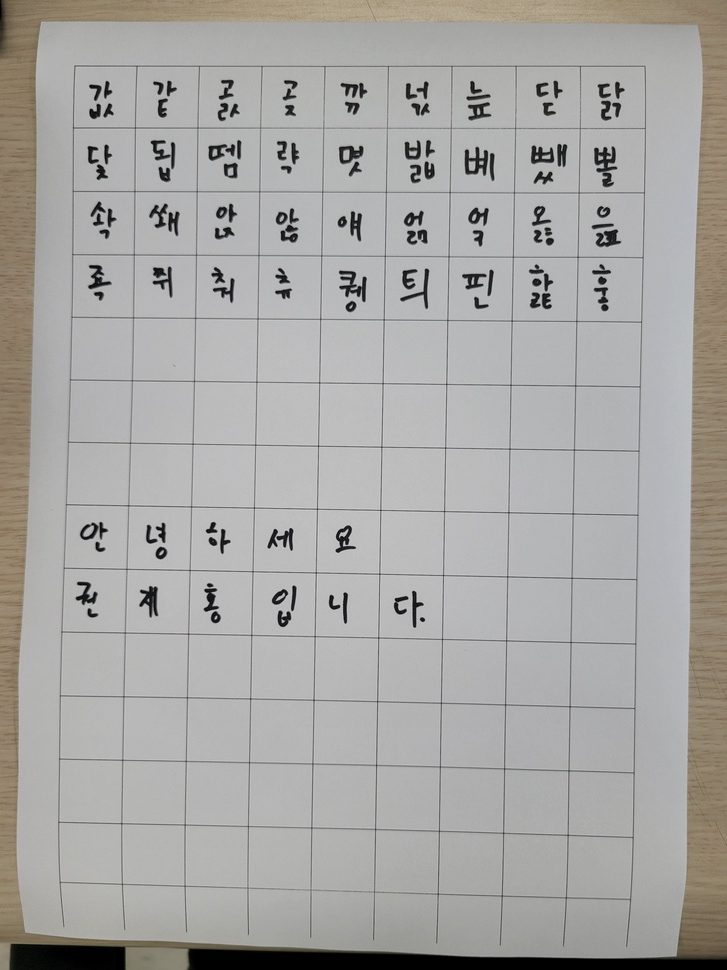
#> input picture 77d79e6b-3b3b-4893-bfe2-a05bc7b5b974.jpg, 727 x 970 px, shrunk from 3024 x 4032 before the run
$ python -i test.py   (imports and definitions only)   (older library calls are emulated)
#> lines starting #> are read from the running program, lines starting #| are printed output that depends on the picture; after the words box and inside, x2 and y2 are one past the last pixel; in counts of white or black regions, pixels touching at a corner belong together
import cv2
import numpy as np
import os
from PIL import Image

work_dir = './'


def table_detection(img_path):
#> called with img_path = '77d79e6b-3b3b-4893-bfe2-a05bc7b5b974.jpg'
    img = cv2.imread(img_path)
#> img is the input picture: shape (970, 727, 3); mean B, G, R 163.9, 166.3, 167.7
    img_gray = cv2.cvtColor(img, cv2.COLOR_BGR2GRAY)
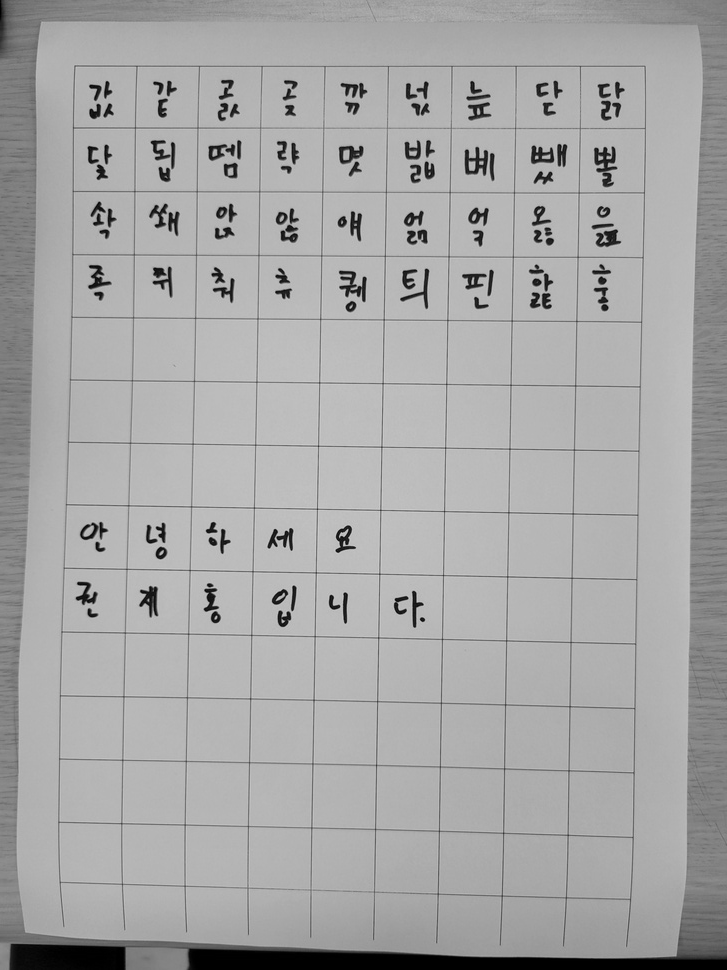
#> img_gray: shape (970, 727); min 0, max 212, mean 166.5
    (thresh, img_bin) = cv2.threshold(img_gray, 128, 255, cv2.THRESH_BINARY | cv2.THRESH_OTSU)
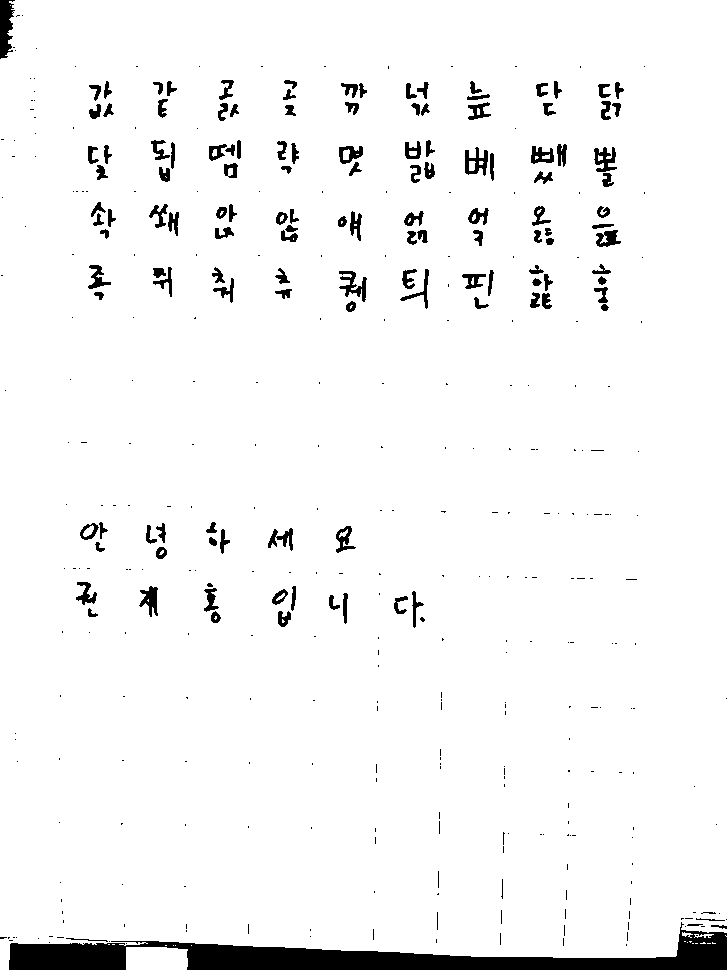
#> img_bin: shape (970, 727); 95.7% white; 415 black regions (277 under 20 px), largest, box (x1, y1, x2, y2) and area: (9, 922, 727, 970) 13502, (0, 0, 15, 59) 623, (339, 271, 367, 302) 359
#> thresh = 103
    img_bin = cv2.bitwise_not(img_bin)

    kernel_length_v = (np.array(img_gray).shape[1]) // 40 # 120
#> kernel_length_v = 18
    vertical_kernel = cv2.getStructuringElement(cv2.MORPH_RECT, (1, kernel_length_v))
#> vertical_kernel = 18 values from 1 to 1
    im_temp1 = cv2.erode(img_bin, vertical_kernel, iterations=3)
#> im_temp1: shape (970, 727); 0.07% white; 9 white regions (6 under 20 px), largest, box (x1, y1, x2, y2) and area: (0, 0, 9, 35) 249, (716, 959, 727, 970) 111, (678, 954, 687, 970) 62
    vertical_lines_img = cv2.dilate(im_temp1, vertical_kernel, iterations=3)
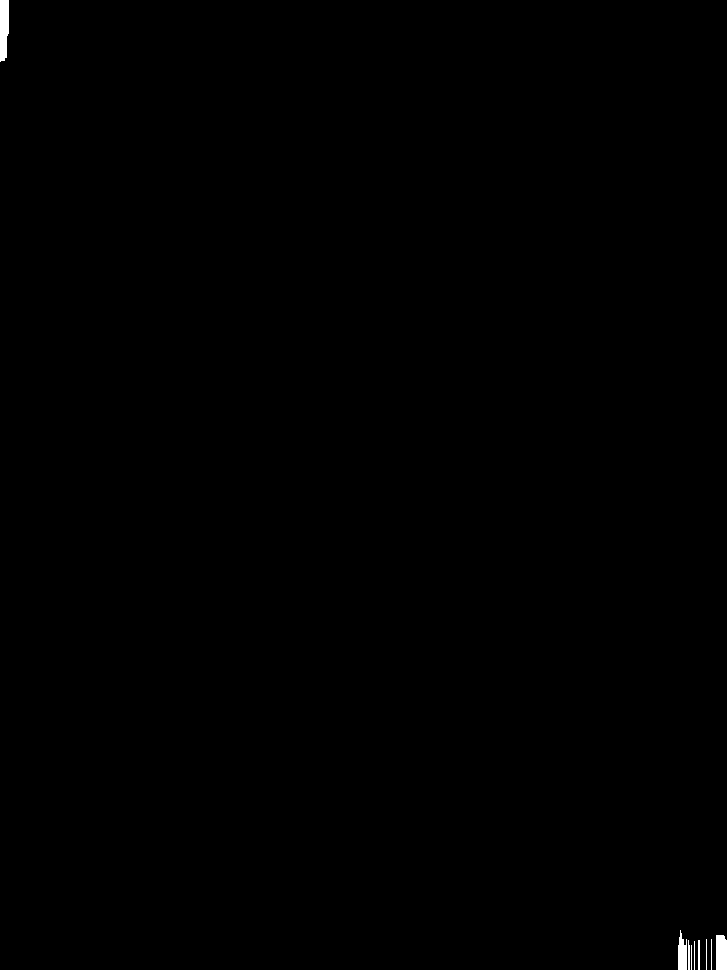
#> vertical_lines_img: shape (970, 727); 0.2% white; 9 white regions, largest, box (x1, y1, x2, y2) and area: (0, 0, 9, 62) 492, (716, 935, 727, 970) 375, (678, 930, 687, 970) 278

    kernel_length_h = (np.array(img_gray).shape[1]) // 40 # 40
#> kernel_length_h = 18
    horizontal_kernel = cv2.getStructuringElement(cv2.MORPH_RECT, (kernel_length_h, 1))
    im_temp2 = cv2.erode(img_bin, horizontal_kernel, iterations=3)
#> im_temp2: shape (970, 727); 1.4% white; 4 white regions (1 under 20 px), largest, box (x1, y1, x2, y2) and area: (36, 944, 727, 970) 10028, (706, 938, 727, 942) 71, (167, 944, 194, 945) 27
    horizontal_lines_img = cv2.dilate(im_temp2, horizontal_kernel, iterations=3)
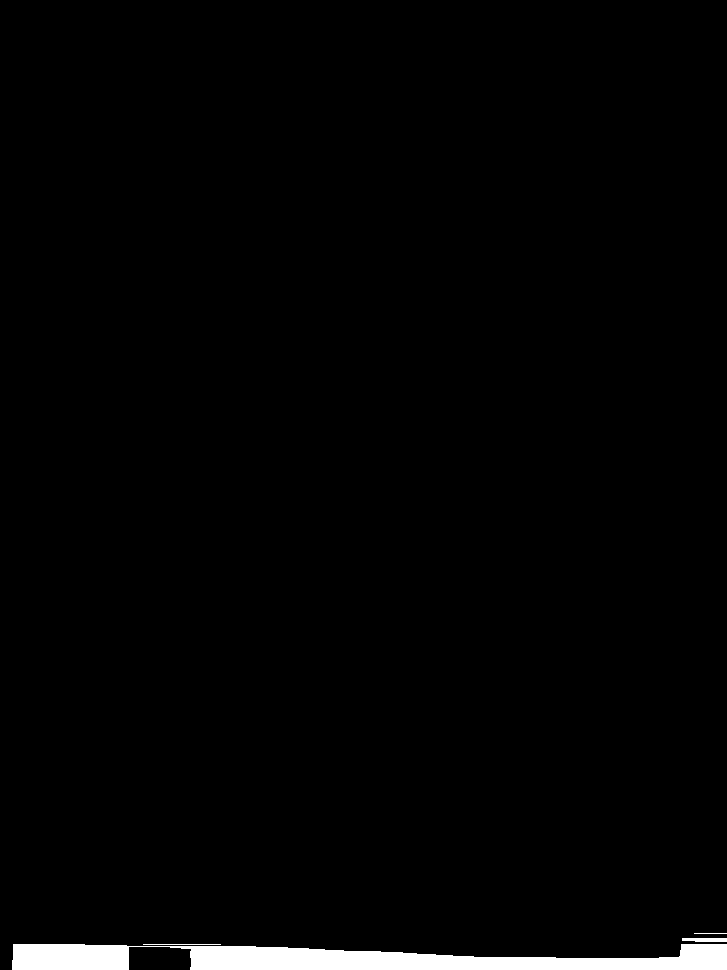
#> horizontal_lines_img: shape (970, 727); 1.8% white; 4 white regions, box (x1, y1, x2, y2) and area: (12, 944, 727, 970) 12539, (682, 938, 727, 942) 167, (143, 944, 221, 945) 78, (694, 933, 727, 934) 33

    kernel = cv2.getStructuringElement(cv2.MORPH_RECT, (3, 3))
    table_segment = cv2.addWeighted(vertical_lines_img, 0.5, horizontal_lines_img, 0.5, 0.0)
    table_segment = cv2.erode(cv2.bitwise_not(table_segment), kernel, iterations=2)
    thresh, table_segment = cv2.threshold(table_segment, 0, 255, cv2.THRESH_OTSU)
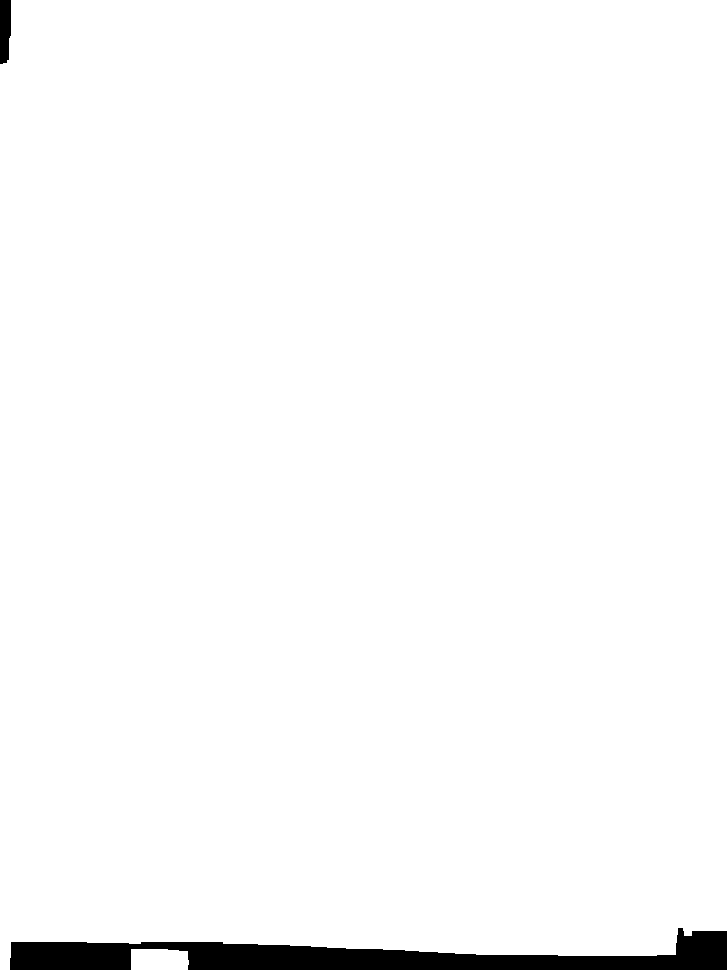
#> table_segment: shape (970, 727); 97.8% white; 2 black regions
#> thresh = 127

    _, contours, hierarchy = cv2.findContours(table_segment, cv2.RETR_TREE, cv2.CHAIN_APPROX_SIMPLE)
#> contours = 2 contours; box (x1, y1, x2, y2) and area: (0, 0, 727, 970) 686666, (131, 949, 189, 970) 1097
    # contours = cv2.findContours(table_segment, cv2.RETR_TREE, cv2.CHAIN_APPROX_SIMPLE)
    count = 0

    if not os.path.isdir(work_dir + '/crop_image'):
        os.mkdir(work_dir + '/crop_image')

    print('contours :', len(contours))
#| contours : 2
    for c in reversed(contours):
        x, y, w, h = cv2.boundingRect(c)
        if w < 170 and h < 170:
            count += 1
            cropped = img[y:y + h, x:x + w]

            if True:
                cv2.imwrite(work_dir + "/crop_image/crop_" + str(count) + "__" + img_path.split('/')[-1], cropped)
        cv2.rectangle(img, (x, y), (x + w, y + h), (0, 0, 255), 2)
#> this loop made 2 passes
#> (x, y, w, h, count) on pass 2: (131, 949, 58, 21, 1)
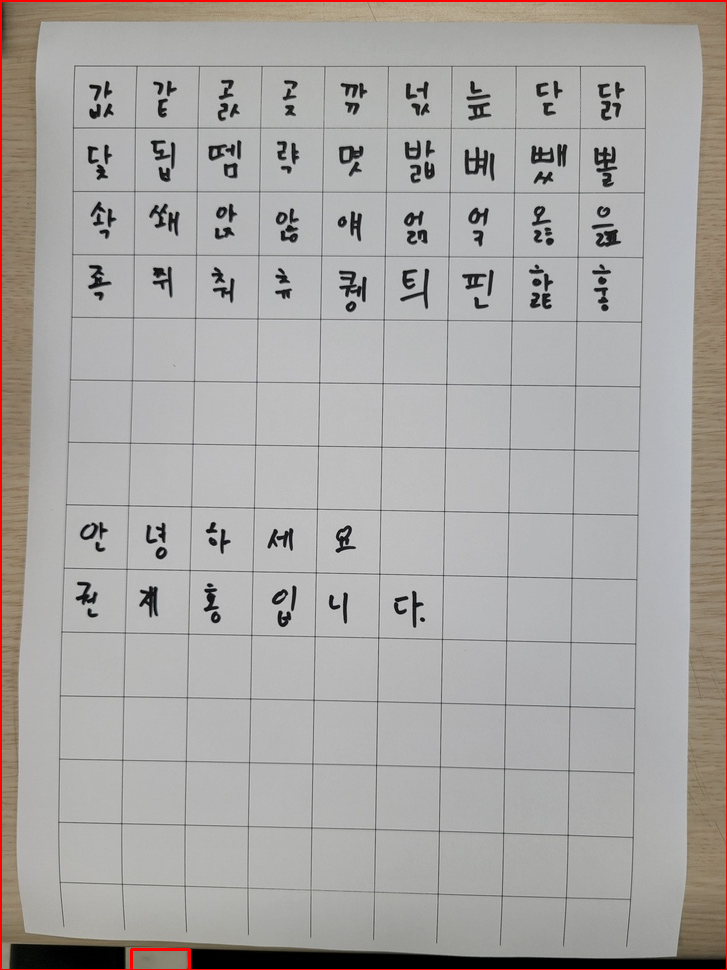
#> img: shape (970, 727, 3); 0.76% of pixels changed, all inside (x1, y1, x2, y2) = (0, 0, 727, 970)
#> after the loop, count = 1

    if True:
        cv2.imwrite(work_dir + "/table_detect__" + img_path.split('/')[-1], table_segment)
        cv2.imwrite(work_dir + "/bb__" + img_path.split('/')[-1], img)


# [4 lines not run here, left out]

>>> result = table_detection('77d79e6b-3b3b-4893-bfe2-a05bc7b5b974.jpg')
